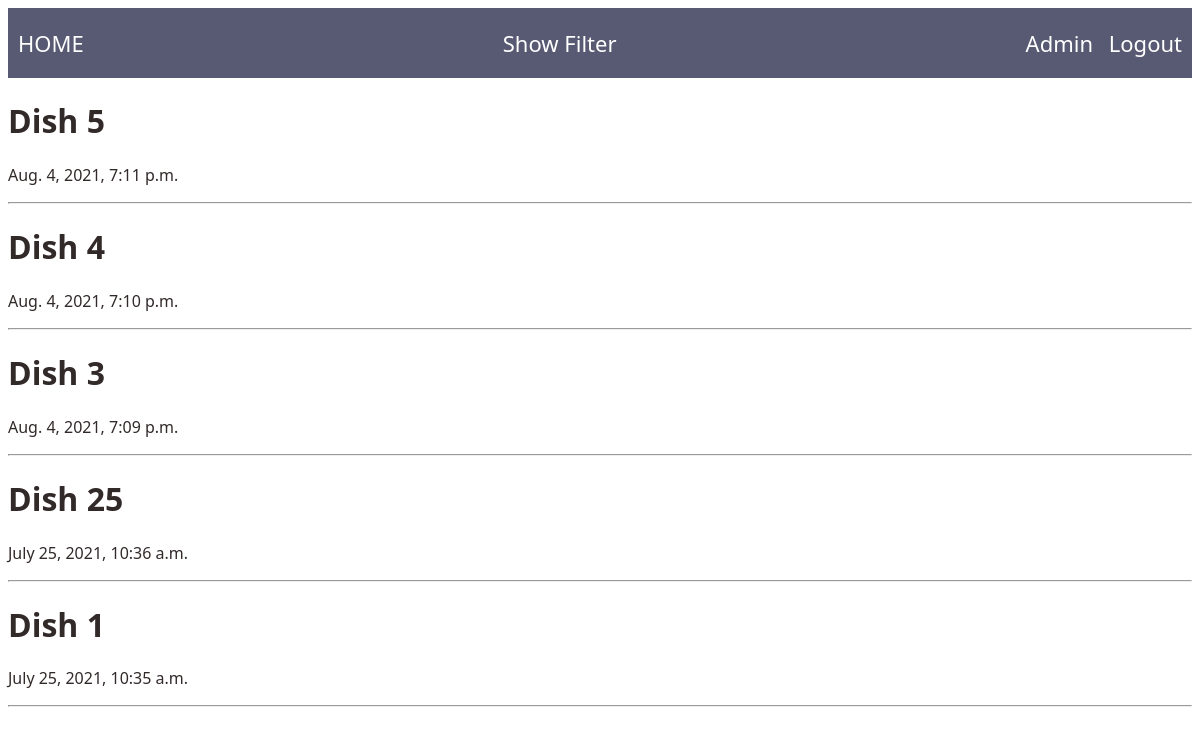
Page /dishes-ordering/dishes/ on the committed database.
### dishes/models.py (models this page shows, shortened)
class Dish(models.Model):
    name = models.CharField(max_length=100, unique=True)
    ingredients = models.ManyToManyField('Ingredient', through='DishIngredients')
    created_at = models.DateTimeField(auto_now_add=True)
    class Meta:
        ordering = ['-created_at']

### dishes/views.py (the view)
# urls.py: path('dishes/', views.DishListView.as_view(), name='dishes_list'),
class DishListView (View):
    def get(self, request, *args, **kwargs):
        dishes = Dish.objects.all()
        filter_form = DishFilterForm(request.GET)
        if filter_form.is_valid():
            search_str = filter_form.cleaned_data.get("search_str")
            date_from = filter_form.cleaned_data.get("date_from")
            date_to = filter_form.cleaned_data.get("date_to")
            order_by = filter_form.cleaned_data.get("order_by")
            if search_str:
                dishes = dishes.filter(name__icontains=f'{search_str}')
            if date_from:
                dishes = dishes.filter(created_at__gte=f'{date_from}')
            if date_to:
                dishes = dishes.filter(created_at__lte=f'{date_to}')
            if order_by == 'ASC':
                dishes = dishes.order_by('created_at')
        context = {
            'dishes': dishes,
            'filter': filter_form,
        }
        return render(
            request,
            'dish/dish-list.html',
            context
        )

### dishes/forms.py (called while the page is built, shortened)
    def clean_search_str(self):
        search_str = self.cleaned_data['search_str']
        max_len = 128
        if len(search_str) > max_len:
            raise ValidationError(f'The search string should not be more than {max_len}')
        return search_str

    def clean_date_to(self):
        date_from = self.cleaned_data['date_from']
        date_to = self.cleaned_data['date_to']
        if date_from is None or date_to is None:
            return date_to

### dishes/templates/dish/dish-list.html (shortened to what this page needs)
{% extends "base.html" %}
{% load static %}
{% block content %}
<div class="navigation_menu">
    <div class="navigation_menu_left">
        <a href="/dishes-ordering/">home</a>
    </div>
    <div class="navigation_menu_center">
        <span id="filter_btn">Show Filter</span>
    </div>
    <div class="navigation_menu_right">
        <span id="user_name">Admin</span>
        <a href="#">Logout</a>
    </div>
</div>
<div class="dishes">
    {% for dish in dishes %}
    <div class="dish">
        <div class="dish_info">
            <h1><a href="/dishes-ordering/dish/{{dish.id}}">{{dish.name}}</a></h1>
            <p>{{dish.created_at}}</p>
        </div>
    </div>
<hr>
{% empty %}
    <h2>Sorry, no dishes were found. Please add the dish in the admin panel.</h2>
{% endfor %}
</div>
{% endblock %}

### dishes/static/dish/style.css (style rules this page uses)
body { font-family: Candara, Calibri, Segoe, Segoe UI, Optima; color: #322929; }
body a { color: #322929; text-decoration: none; }
.navigation_menu { display: flex; justify-content: space-between; font-size: 22px; padding: 20px 0; background-color: #575a72; color: #ffffff; }
.navigation_menu_left { text-transform: uppercase; }
.navigation_menu a { padding: 0 10px; color: #ffffff; }
.dishes { margin: 20px 0; }
#filter_btn { cursor: pointer; }

### rows in the picture
Dish: name "Dish 5", created_at "Aug. 4, 2021, 7:11 p.m."
Dish: name "Dish 4", created_at "Aug. 4, 2021, 7:10 p.m."
Dish: name "Dish 3", created_at "Aug. 4, 2021, 7:09 p.m."
Dish: name "Dish 25", created_at "July 25, 2021, 10:36 a.m."
Dish: name "Dish 1", created_at "July 25, 2021, 10:35 a.m."
